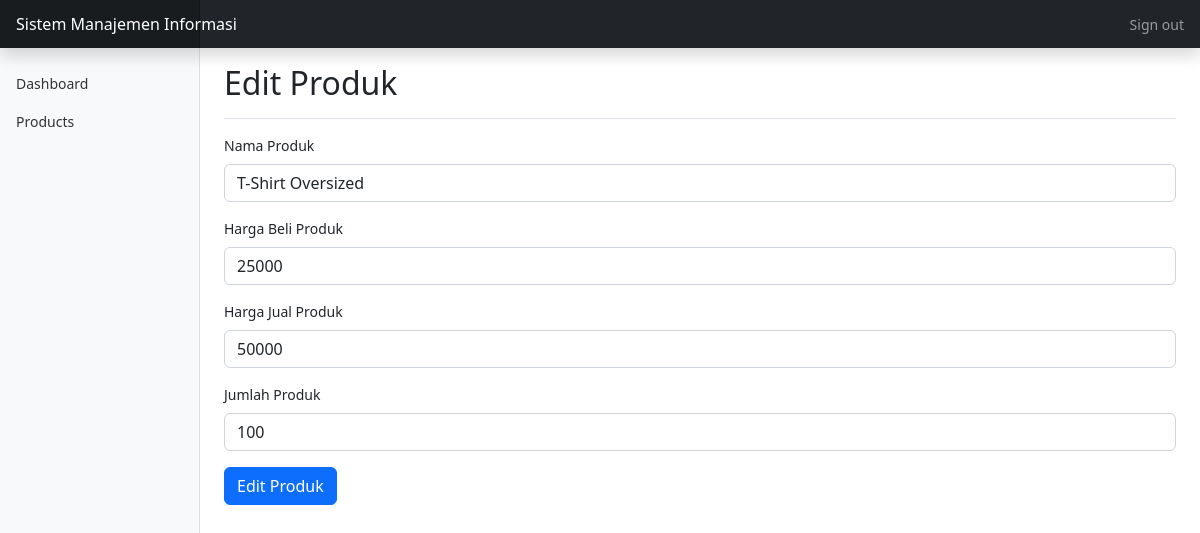
The app's page /dashboard/products/edit_products.php?id=9 with its own data.
### tables this page shows
CREATE TABLE `produk` (
  `id` int(11) NOT NULL,
  `produk` varchar(50) NOT NULL,
  `harga_beli` int(11) NOT NULL,
  `harga_jual` int(11) NOT NULL,
  `jumlah` int(50) NOT NULL,
  `terjual` int(12) NOT NULL,
  `toko` int(2) NOT NULL
);

### dashboard/products/edit_products.php (the view, shortened to what this page needs)
<?php
include '../template/header.php';
?>
<div class="d-flex justify-content-between flex-wrap flex-md-nowrap align-items-center pt-3 pb-2 mb-3 border-bottom">
    <h1 class="h2">Edit Produk</h1>
</div>
<?php
include '../../koneksi.php';
$id = $_GET['id'];
$data = mysqli_query($koneksi, "select * from produk where id='$id'");
while ($d = mysqli_fetch_array($data)) {
?>
    <form action="update_products.php" method="post">
        <div class="mb-3">
            <label for="formGroupExampleInput" class="form-label">Nama Produk</label>
            <input type="text" class="form-control" id="formGroupExampleInput" name="nama" value="<?php echo $d['produk']; ?>" placeholder="Masukkan Nama Produk">
        </div>
        <div class="mb-3">
            <label for="formGroupExampleInput" class="form-label">Harga Beli Produk</label>
            <input type="number" class="form-control" id="formGroupExampleInput" name="harga_beli" value="<?php echo $d['harga_beli']; ?>" placeholder="Masukkan Harga Produk">
        </div>
        <div class="mb-3">
            <label for="formGroupExampleInput" class="form-label">Harga Jual Produk</label>
            <input type="number" class="form-control" id="formGroupExampleInput" name="harga_jual" value="<?php echo $d['harga_jual']; ?>" placeholder="Masukkan Harga Produk">
        </div>
        <div class="mb-3">
            <label for="formGroupExampleInput" class="form-label">Jumlah Produk</label>
            <input type="number" class="form-control" id="formGroupExampleInput" name="jumlah" value="<?php echo $d['jumlah']; ?>" placeholder="Masukkan Jumlah Produk">
        </div>
        <div class="mb-3">
            <button type="submit" class="btn btn-primary">Edit Produk</button>
        </div>
    </form>
<?php
}
?>
<?php
include '../template/footer.php';
?>

### dashboard/template/header.php (style rules this page uses)
body { font-size: .875rem; }

### records on screen
produk: nama "T-Shirt Oversized", harga_beli "25000", harga_jual "50000", jumlah "100"
